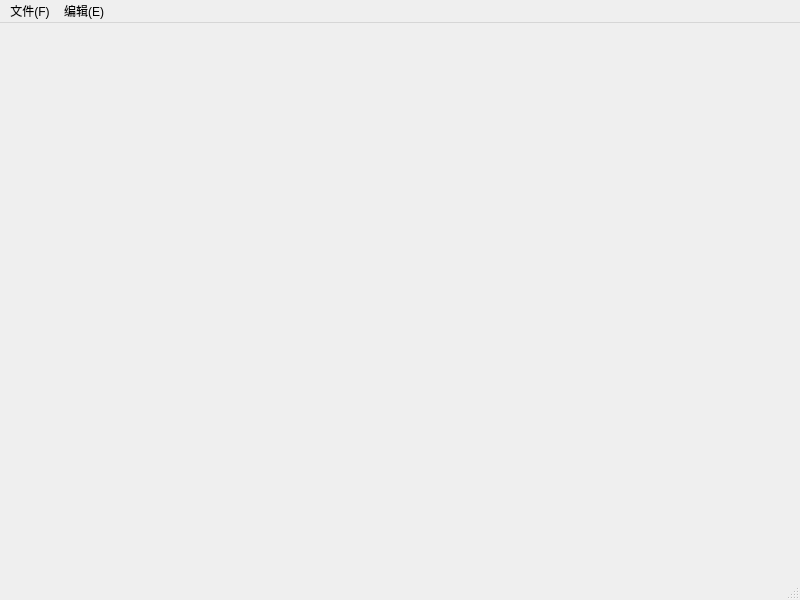
<?xml version="1.0" encoding="UTF-8"?>
<ui version="4.0">
 <class>MainWindow</class>
 <widget class="QMainWindow" name="MainWindow">
  <property name="geometry">
   <rect>
    <x>0</x>
    <y>0</y>
    <width>800</width>
    <height>600</height>
   </rect>
  </property>
  <property name="windowTitle">
   <string>MainWindow</string>
  </property>
  <widget class="QWidget" name="centralwidget"/>
  <widget class="QMenuBar" name="menubar">
   <property name="geometry">
    <rect>
     <x>0</x>
     <y>0</y>
     <width>800</width>
     <height>21</height>
    </rect>
   </property>
   <widget class="QMenu" name="menu_F">
    <property name="title">
     <string>文件(F)</string>
    </property>
    <addaction name="actionnew"/>
    <addaction name="actionopen"/>
   </widget>
   <widget class="QMenu" name="menu_E">
    <property name="title">
     <string>编辑(E)</string>
    </property>
    <addaction name="actionSelect"/>
   </widget>
   <addaction name="menu_F"/>
   <addaction name="menu_E"/>
  </widget>
  <widget class="QStatusBar" name="statusbar"/>
  <action name="actionnew">
   <property name="text">
    <string>新建</string>
   </property>
  </action>
  <action name="actionopen">
   <property name="text">
    <string>打开</string>
   </property>
  </action>
  <action name="actionSelect">
   <property name="text">
    <string>全选</string>
   </property>
  </action>
 </widget>
 <resources/>
 <connections/>
</ui>
